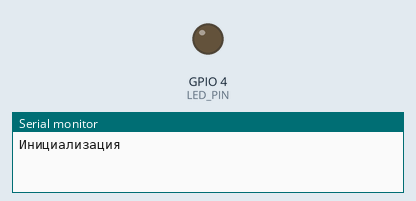
Recording of a sketch running on a simulated ESP32. On the bench: output pins drawn as LEDs (lit = HIGH), the last lines printed to the serial monitor. WiFi joins after 1.5 s; servers stay silent unless stated; uploads are accepted with an empty reply; the camera gives no picture.

Above: at 0.1 s.
At 0.9 s:
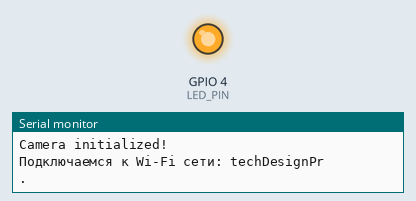
Timing chart, 0 to 2.8 s (numbered marks = the images above):
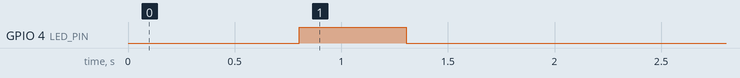

The sketch:

serverConnection.ino
```cpp
#include "WifiManager.hpp"
#include "Camera.hpp"

WifiManager wifi;
Camera camera;

unsigned long lastCaptureTime = 0;
int frameCount = 0;

void setup() {
  // Инициализация последовательного порта для отладки
  Serial.begin(115200);
  Serial.println("Инициализация");
  // Настройка светодиода
  pinMode(LED_PIN, OUTPUT);
  digitalWrite(LED_PIN, LOW);

  camera.configure();
  wifi.connect();
}

void loop()
{
  unsigned long currentTime = millis();

  if (currentTime - lastCaptureTime >= Camera::captureInterval) {
    lastCaptureTime = currentTime;

    camera_fb_t *fb = camera.getCapture();
    if (!fb) {
      Serial.println("Ошибка захвата кадра");
      return;
    }

    frameCount++;

    wifi.frameCount = frameCount;
    wifi.process(WifiManager::SendFormat::CAMERA_DATA, fb);

    camera.clearBuffer(fb);
  }

  delay(5000);
}
```

Camera.hpp
```cpp
#ifndef CAMERA_HPP_
#define CAMERA_HPP_

// перед `#include "esp_camera.h"
#define CAMERA_MODEL_AI_THINKER

#include "soc/soc.h"           // Для отключения детектора понижения питания
#include "soc/rtc_cntl_reg.h"  // Для отключения детектора понижения питания
#include "esp_camera.h"

class Camera {
private:
    // Конфигурация пинов для AI Thinker ESP32-CAM
    #define PWDN_GPIO_NUM     32
    #define RESET_GPIO_NUM    -1
    #define XCLK_GPIO_NUM      0
    #define SIOD_GPIO_NUM     26
    #define SIOC_GPIO_NUM     27
    #define Y9_GPIO_NUM       35
    #define Y8_GPIO_NUM       34
    #define Y7_GPIO_NUM       39
    #define Y6_GPIO_NUM       36
    #define Y5_GPIO_NUM       21
    #define Y4_GPIO_NUM       19
    #define Y3_GPIO_NUM       18
    #define Y2_GPIO_NUM        5
    #define VSYNC_GPIO_NUM    25
    #define HREF_GPIO_NUM     23
    #define PCLK_GPIO_NUM     22

public:
    static const int captureInterval = 100; // FPS

public:
    Camera()
    {}

    void clearBuffer(camera_fb_t *aFb)
    {
        esp_camera_fb_return(aFb);
    }

    camera_fb_t *getCapture()
    {
        return esp_camera_fb_get();
    }

    void configure()
    {
        camera_config_t config;
        config.ledc_channel = LEDC_CHANNEL_0;
        config.ledc_timer = LEDC_TIMER_0;
        config.pin_d0 = Y2_GPIO_NUM; config.pin_d1 = Y3_GPIO_NUM;
        config.pin_d2 = Y4_GPIO_NUM; config.pin_d3 = Y5_GPIO_NUM;
        config.pin_d4 = Y6_GPIO_NUM; config.pin_d5 = Y7_GPIO_NUM;
        config.pin_d6 = Y8_GPIO_NUM; config.pin_d7 = Y9_GPIO_NUM;
        config.pin_xclk = XCLK_GPIO_NUM; config.pin_pclk = PCLK_GPIO_NUM;
        config.pin_vsync = VSYNC_GPIO_NUM; config.pin_href = HREF_GPIO_NUM;
        config.pin_sscb_sda = SIOD_GPIO_NUM; config.pin_sscb_scl = SIOC_GPIO_NUM;
        config.pin_pwdn = PWDN_GPIO_NUM; config.pin_reset = RESET_GPIO_NUM;
        config.xclk_freq_hz = 20000000;
        config.pixel_format = PIXFORMAT_JPEG;

        config.frame_size = FRAMESIZE_VGA; // 640x480
        config.jpeg_quality = 12;          // 10-12 — хороший баланс четкости
        config.fb_count = 2;               // 2 буфера для VGA обязательны

        WRITE_PERI_REG(RTC_CNTL_BROWN_OUT_REG, 0);

        esp_err_t err = esp_camera_init(&config);
        if (err != ESP_OK) {
            Serial.printf("Camera init failed: 0x%x", err);
            return;
        }

         // Корректировки для OV3660
        sensor_t * s = esp_camera_sensor_get();
        if (s) {
            s->set_vflip(s, 1);   // Вертикальный переворот
            s->set_hmirror(s, 0); // Горизонтальное отзеркаливание (чтобы право было правом)
        }

        Serial.println("Camera initialized!");
    }
};

#endif /// CAMERA_HPP_
```

System.hpp
```cpp
#ifndef SYSTEM_HPP_
#define SYSTEM_HPP_

// Пины для светодиода (для индикации)
#define LED_PIN 4  // Встроенный светодиод на ESP32-CAM

void blinkLED(int count, int delayTime)
{
  for (int i = 0; i < count * 2; i++) {
    digitalWrite(LED_PIN, !digitalRead(LED_PIN));
    delay(delayTime);
  }
}

#endif /// SYSTEM_HPP_
```

WifiManager.hpp
```cpp
#ifndef WIFIMANAGER_HPP_
#define WIFIMANAGER_HPP_

// Подключаем необходимые библиотеки
#include <WiFi.h>
#include <HTTPClient.h>
#include "esp_camera.h"

#include "System.hpp"

class WifiManager {
private:
    // Настройки Wi-Fi сети
    // const char* ssid = "ИМЯ_ВАШЕЙ_СЕТИ";      // Название Wi-Fi сети
    // const char* password = "ПАРОЛЬ_СЕТИ";      // Пароль от Wi-Fi

    const char* ssid = "techDesignPr";      // Название Wi-Fi сети
    const char* password = "Vozneslab";      // Пароль от Wi-Fi

    // Адрес сервера
    const char* serverIP = "192.168.14.183"; // Адрес вашего сервера

public:
    enum class SendFormat {
        ESP_DATA = 0,
        CAMERA_DATA
    };

    int frameCount{0};

public:
    WifiManager()
    {

    }

    void process(SendFormat aFormat, camera_fb_t* aFb = nullptr)
    {
        if (WiFi.status() == WL_CONNECTED) {
            Serial.println("Все еще подключены к Wi-Fi");
            send(aFormat, aFb);

            requset();
        } else {
            Serial.println("Потеряно соединение с Wi-Fi");
            connect();
        }
    }

    void requset()
    {
        Serial.println("\nЗАПРАШИВАЮ ДАННЫЕ С СЕРВЕРА...");
        requestDataFromServer();
    }

    void send(SendFormat aFormat, camera_fb_t* aFb = nullptr)
    {
        Serial.println("ОТПРАВКА ДАННЫХ НА СЕРВЕР");

        switch (aFormat)
        {
        case SendFormat::ESP_DATA:
            sendEspData();
            break;

        case SendFormat::CAMERA_DATA:
            sendCapture(aFb);
            break;

        default:
            break;
        }

    }

    void connect()
    {
        connectToWiFi();
    }

private:
    void sendCapture(camera_fb_t* aFb)
    {
        Serial.println("ОТПРАВКА ИЗОБРАЖЕНИЯ");
        if (WiFi.status() != WL_CONNECTED) {
            Serial.println("Ошибка: нет подключения к WiFi!");
            return;
        }

        HTTPClient http;

        String url = "http://" + String(serverIP) + ":8080";
        http.begin(url);
        http.setTimeout(5000); // Таймаут 5 секунд

        // Подготовка multipart/form-data
        String boundary = "ESP32CAM-" + String(millis());
        String contentType = "multipart/form-data; boundary=" + boundary;
        http.addHeader("Content-Type", contentType);

        // Формирование тела запроса
        String bodyStart = "--" + boundary + "\r\n";
        bodyStart += "Content-Disposition: form-data; name=\"imageFile\"; filename=\"frame_" +
                    String(frameCount) + ".jpg\"\r\n";
        bodyStart += "Content-Type: image/jpeg\r\n\r\n";

        String bodyEnd = "\r\n--" + boundary + "--\r\n";

        // Сборка полного пакета
        size_t totalSize = bodyStart.length() + aFb->len + bodyEnd.length();
        uint8_t* payload = (uint8_t*)malloc(totalSize);

        if (!payload) {
            Serial.println("Ошибка выделения памяти для отправки");
            http.end();
            return;
        }

        memcpy(payload, bodyStart.c_str(), bodyStart.length());
        memcpy(payload + bodyStart.length(), aFb->buf, aFb->len);
        memcpy(payload + bodyStart.length() + aFb->len, bodyEnd.c_str(), bodyEnd.length());

        // Отправка
        Serial.printf("Отправка кадра #%d (%d байт)... ", frameCount, aFb->len);
        int httpCode = http.POST(payload, totalSize);

        free(payload);

        if (httpCode == 200) {
            String response = http.getString();
            Serial.printf("HTTP %d - %s\n", httpCode, response.c_str());
            http.end();
            return;
        } else {
            Serial.printf("HTTP %d\n", httpCode);
            http.end();
            return;
        }
    }

    void requestDataFromServer()
    {
        if(WiFi.status() != WL_CONNECTED) {
            Serial.println("Нет WiFi!");
            return;
        }

        HTTPClient http;

        // Запрашиваем данные (GET запрос вместо POST)
        String url = "http://" + String(serverIP) + ":8080/getdata";
        http.begin(url);

        int httpCode = http.GET();  // GET запрос

        if(httpCode > 0) {
            Serial.print("Данные получены! Код: ");
            Serial.println(httpCode);

            String response = http.getString();

            Serial.println("\nДАННЫЕ С СЕРВЕРА:");
            Serial.println("=====================");

            // Выводим красиво
            Serial.println(response);

        } else {
            Serial.print("Ошибка запроса: ");
            Serial.println(httpCode);
        }

        http.end();
    }

    void sendEspData()
    {
        // Проверяем подключение к WiFi
        if (WiFi.status() != WL_CONNECTED) {
            Serial.println("Ошибка: нет подключения к WiFi!");
            return;
        }

        // Создаем объект HTTPClient
        HTTPClient http;

        // Формируем URL сервера
        String url = "http://" + String(serverIP) + ":8080";

        // Начинаем соединение
        http.begin(url);

        // Устанавливаем заголовки
        http.addHeader("Content-Type", "text/plain");
        http.addHeader("Connection", "close");

        // Собираем данные для отправки
        String postData = "";
        postData += "========= ДАННЫЕ ESP32-CAM =========\n";
        postData += "Устройство: ESP32-CAM\n";
        postData += "MAC адрес: " + WiFi.macAddress() + "\n";
        postData += "IP адрес: " + WiFi.localIP().toString() + "\n";
        postData += "Время работы: " + String(millis() / 1000) + " сек\n";
        postData += "===================================\n";

        // Выводим данные в Serial для отладки
        Serial.println("Отправляемые данные:");
        Serial.println(postData);

        // Отправляем POST запрос
        Serial.print("Отправка... ");
        int httpCode = http.POST(postData);

        // Проверяем результат
        if (httpCode > 0) {
            Serial.print("Успешно! Код: ");
            Serial.println(httpCode);

            // Получаем ответ сервера
            String response = http.getString();
            Serial.print("Ответ сервера: ");
            Serial.println(response);

        } else {
            Serial.print("Ошибка! Код: ");
            Serial.println(httpCode);
            Serial.print("Сообщение: ");
            Serial.println(http.errorToString(httpCode));
        }

        // Закрываем соединение
        http.end();
    }

    // Функция подключения к Wi-Fi
    void connectToWiFi()
    {
        Serial.println();
        Serial.print("Подключаемся к Wi-Fi сети: ");
        Serial.println(ssid);

        // Включаем Wi-Fi
        WiFi.begin(ssid, password);

        // Ждем подключения (максимум 20 секунд)
        int attempts = 0;
        while (WiFi.status() != WL_CONNECTED && attempts < 40) {
            delay(500);
            Serial.print(".");
            digitalWrite(LED_PIN, !digitalRead(LED_PIN)); // Мигаем светодиодом
            attempts++;
        }

        // Проверяем результат
        if (WiFi.status() == WL_CONNECTED) {
            Serial.println("");
            Serial.println("Wi-Fi подключен!");
            Serial.print("IP адрес: ");
            Serial.println(WiFi.localIP());
            digitalWrite(LED_PIN, LOW); // Включаем светодиод
        } else {
            Serial.println("");
            Serial.println("Не удалось подключиться к Wi-Fi!");
            digitalWrite(LED_PIN, LOW); // Выключаем светодиод
        }
    }

};

#endif /// WIFIMANAGER_HPP_
```
